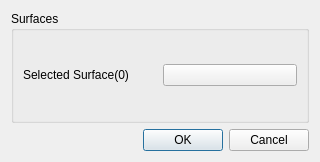
<?xml version="1.0" encoding="UTF-8"?>
<ui version="4.0">
 <class>DialogRemoveSurface</class>
 <widget class="QDialog" name="DialogRemoveSurface">
  <property name="geometry">
   <rect>
    <x>0</x>
    <y>0</y>
    <width>320</width>
    <height>162</height>
   </rect>
  </property>
  <property name="windowTitle">
   <string>Dialog</string>
  </property>
  <layout class="QGridLayout" name="gridLayout_2">
   <item row="0" column="0">
    <widget class="QGroupBox" name="groupBox">
     <property name="title">
      <string>Surfaces</string>
     </property>
     <layout class="QGridLayout" name="gridLayout">
      <item row="0" column="0">
       <widget class="QLabel" name="label">
        <property name="text">
         <string>Selected Surface(0)</string>
        </property>
       </widget>
      </item>
      <item row="0" column="1">
       <widget class="QPushButton" name="geoSelectSurface_1">
        <property name="styleSheet">
         <string notr="true">background-image: url(:/QUI/geometry/selectface.png);</string>
        </property>
        <property name="text">
         <string/>
        </property>
       </widget>
      </item>
     </layout>
    </widget>
   </item>
   <item row="1" column="0">
    <widget class="QDialogButtonBox" name="buttonBox">
     <property name="orientation">
      <enum>Qt::Horizontal</enum>
     </property>
     <property name="standardButtons">
      <set>QDialogButtonBox::Cancel|QDialogButtonBox::Ok</set>
     </property>
    </widget>
   </item>
  </layout>
 </widget>
 <resources>
  <include location="../qrc/qianfan.qrc"/>
 </resources>
 <connections>
  <connection>
   <sender>buttonBox</sender>
   <signal>accepted()</signal>
   <receiver>DialogRemoveSurface</receiver>
   <slot>accept()</slot>
   <hints>
    <hint type="sourcelabel">
     <x>248</x>
     <y>254</y>
    </hint>
    <hint type="destinationlabel">
     <x>157</x>
     <y>274</y>
    </hint>
   </hints>
  </connection>
  <connection>
   <sender>buttonBox</sender>
   <signal>rejected()</signal>
   <receiver>DialogRemoveSurface</receiver>
   <slot>reject()</slot>
   <hints>
    <hint type="sourcelabel">
     <x>316</x>
     <y>260</y>
    </hint>
    <hint type="destinationlabel">
     <x>286</x>
     <y>274</y>
    </hint>
   </hints>
  </connection>
 </connections>
</ui>
